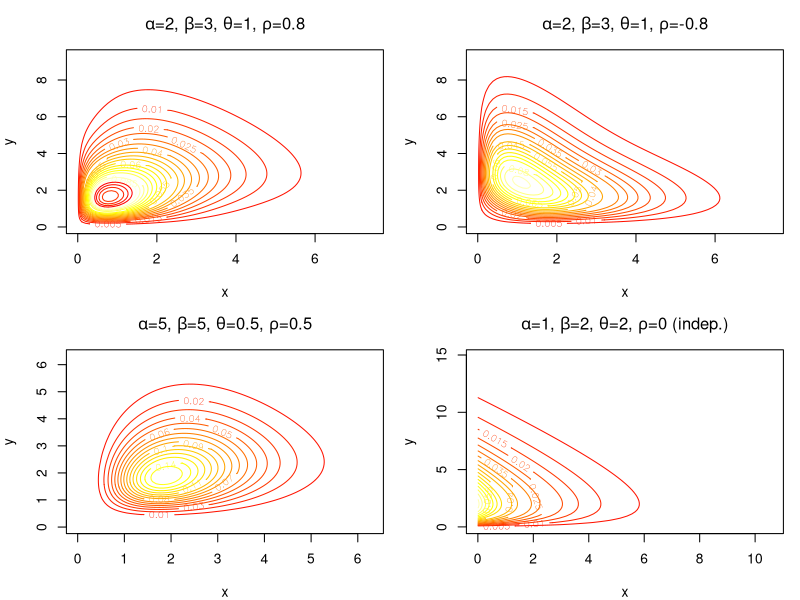
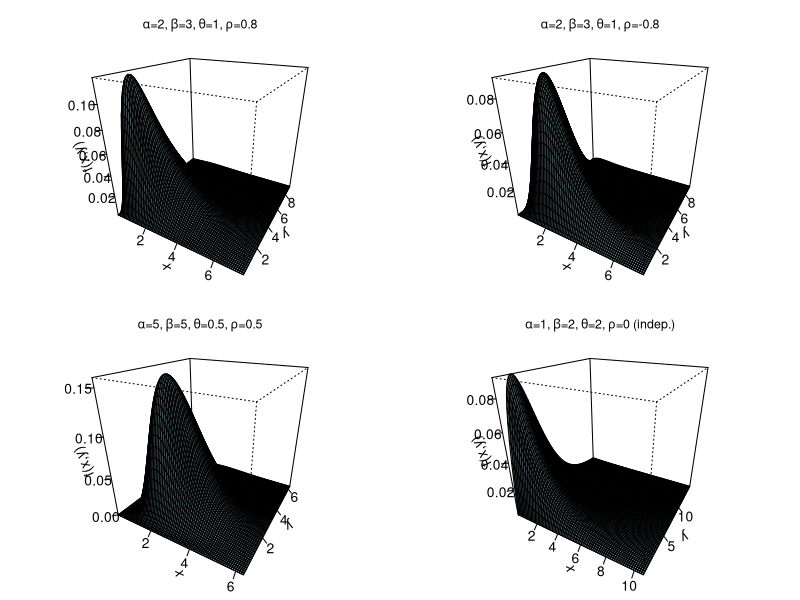
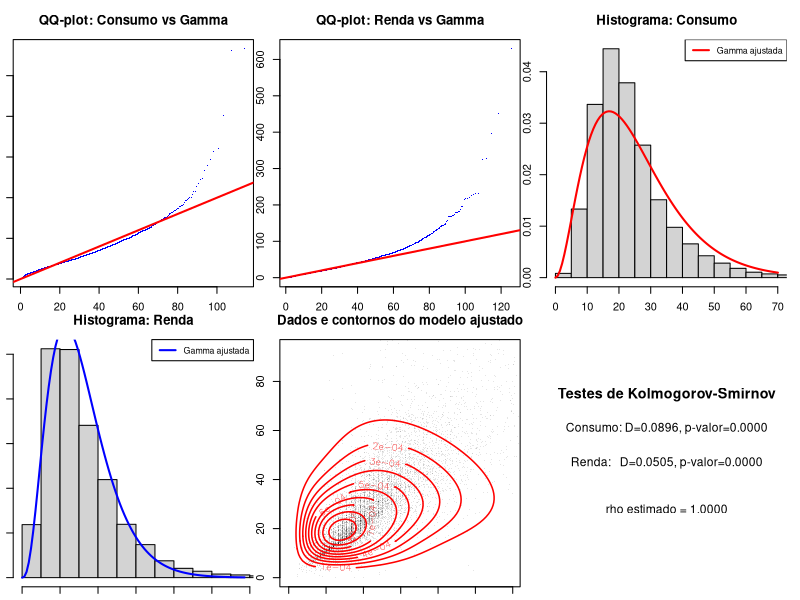
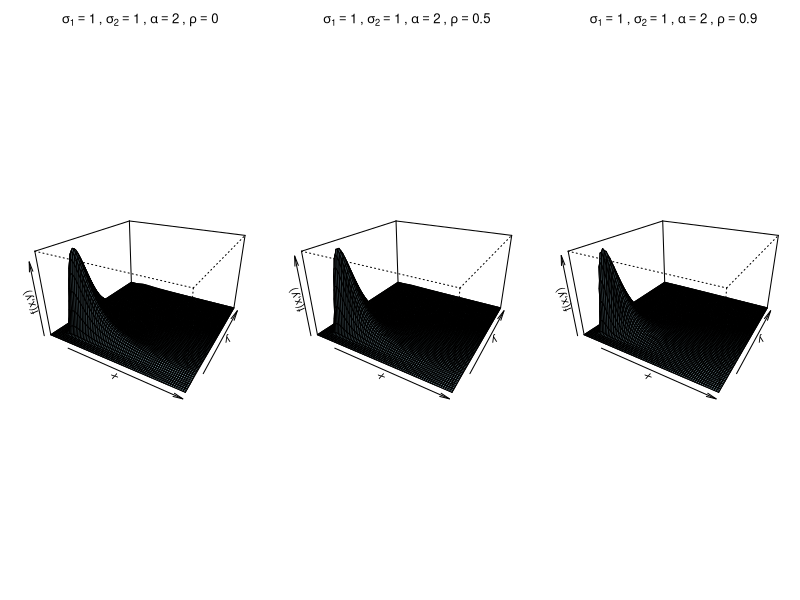
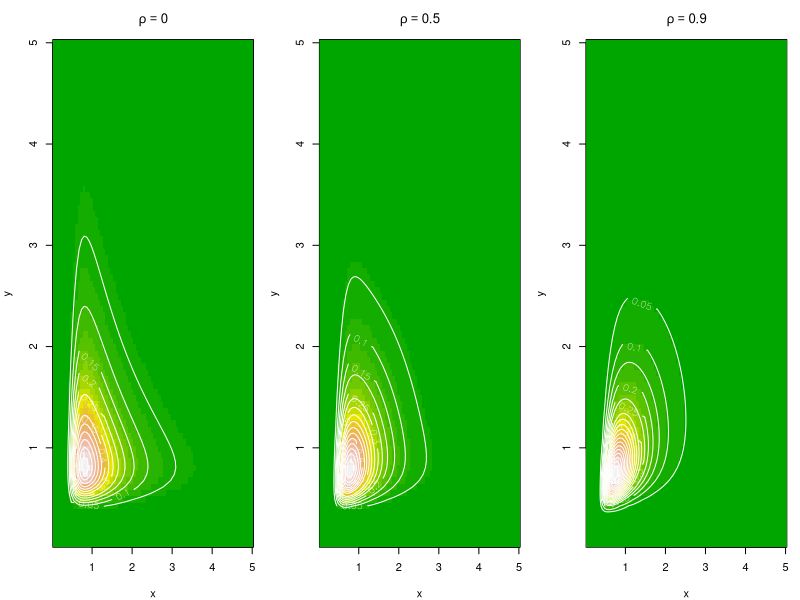
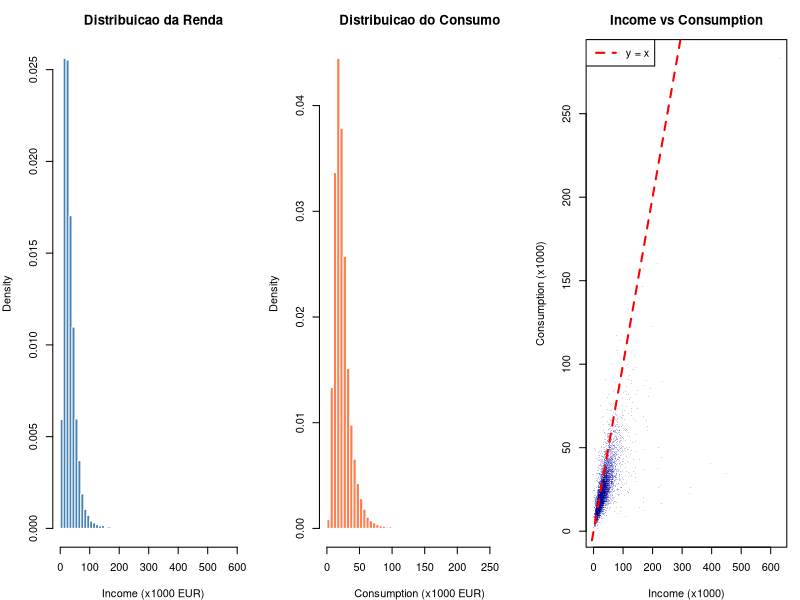
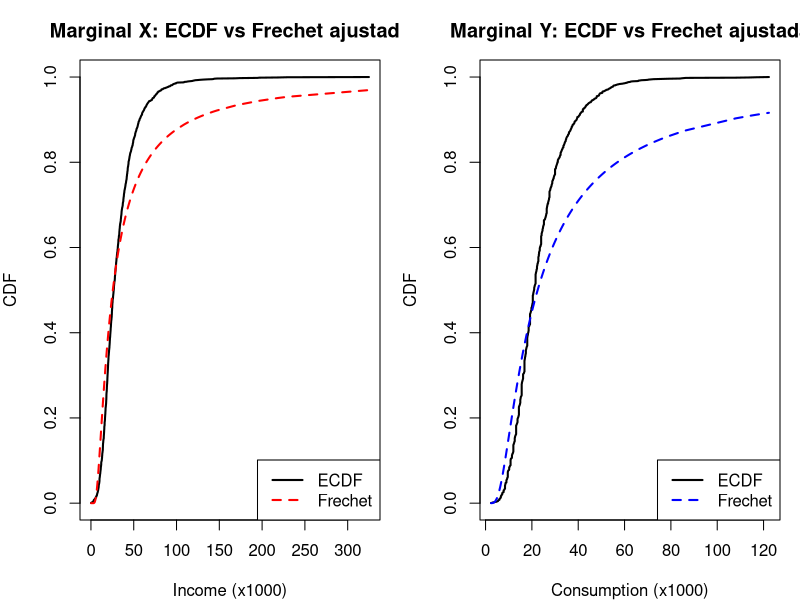
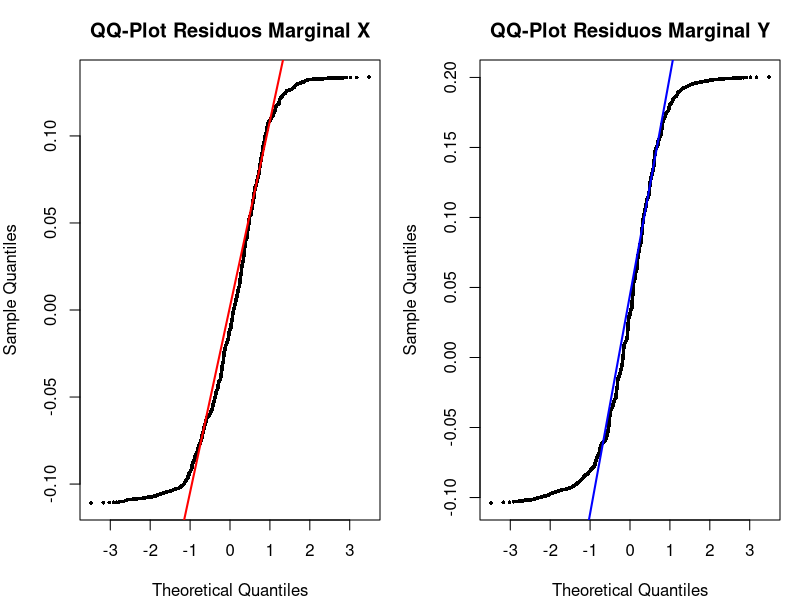

The R script that drew these images, in order:
## ---- chunk 1
Sys.setlocale("LC_ALL", "pt_BR.UTF-8")
knitr::opts_chunk$set(
  echo = TRUE,
  message = FALSE,
  warning = FALSE,
  fig.align = "center"
)
## ---- chunk 2
# --- Funções do modelo ---

# CDF bivariada
cdf_morgenstern <- function(x, y, alpha, beta, theta, rho) {
  u <- pgamma(x, shape = alpha, rate = 1/theta)
  v <- pgamma(y, shape = beta, rate = 1/theta)
  u * v * (1 + rho * (1 - u) * (1 - v))
}

# PDF bivariada
pdf_morgenstern <- function(x, y, alpha, beta, theta, rho) {
  fx <- dgamma(x, shape = alpha, rate = 1/theta)
  fy <- dgamma(y, shape = beta, rate = 1/theta)
  Fx <- pgamma(x, shape = alpha, rate = 1/theta)
  Fy <- pgamma(y, shape = beta, rate = 1/theta)
  fx * fy * (1 + rho * (1 - 2 * Fx) * (1 - 2 * Fy))
}
## ---- chunk 3
# --- Plots da PDF bivariada ---

# Configuração de grade
n_grid <- 80

# Parâmetros de exemplo
params_list <- list(
  list(alpha = 2, beta = 3, theta = 1, rho = 0.8, title = expression(paste(alpha, "=2, ", beta, "=3, ", theta, "=1, ", rho, "=0.8"))),
  list(alpha = 2, beta = 3, theta = 1, rho = -0.8, title = expression(paste(alpha, "=2, ", beta, "=3, ", theta, "=1, ", rho, "=-0.8"))),
  list(alpha = 5, beta = 5, theta = 0.5, rho = 0.5, title = expression(paste(alpha, "=5, ", beta, "=5, ", theta, "=0.5, ", rho, "=0.5"))),
  list(alpha = 1, beta = 2, theta = 2, rho = 0, title = expression(paste(alpha, "=1, ", beta, "=2, ", theta, "=2, ", rho, "=0 (indep.)")))
)

# Plot: contornos da PDF bivariada
par(mfrow = c(2, 2), mar = c(4, 4, 3, 1))

for (p in params_list) {
  xmax <- qgamma(0.995, shape = p$alpha, rate = 1/p$theta)
  ymax <- qgamma(0.995, shape = p$beta, rate = 1/p$theta)
  
  x_seq <- seq(0.01, xmax, length.out = n_grid)
  y_seq <- seq(0.01, ymax, length.out = n_grid)
  
  z_mat <- outer(x_seq, y_seq, function(x, y) {
    mapply(pdf_morgenstern, x, y,
           MoreArgs = list(alpha = p$alpha, beta = p$beta,
                           theta = p$theta, rho = p$rho))
  })
  
  contour(x_seq, y_seq, z_mat, nlevels = 20,
          xlab = "x", ylab = "y",
          main = p$title, col = heat.colors(20))
  title(sub = "Contornos da PDF bivariada", cex.sub = 0.8)
}

## ---- chunk 4
# Plot 3D (perspectiva)
par(mfrow = c(2, 2), mar = c(1, 1, 3, 1))

for (p in params_list) {
  xmax <- qgamma(0.995, shape = p$alpha, rate = 1/p$theta)
  ymax <- qgamma(0.995, shape = p$beta, rate = 1/p$theta)
  
  x_seq <- seq(0.01, xmax, length.out = n_grid)
  y_seq <- seq(0.01, ymax, length.out = n_grid)
  
  z_mat <- outer(x_seq, y_seq, function(x, y) {
    mapply(pdf_morgenstern, x, y,
           MoreArgs = list(alpha = p$alpha, beta = p$beta,
                           theta = p$theta, rho = p$rho))
  })
  
  persp(x_seq, y_seq, z_mat, theta = 30, phi = 25,
        xlab = "x", ylab = "y", zlab = "f(x,y)",
        main = p$title, col = "lightblue", shade = 0.3,
        ticktype = "detailed", cex.main = 0.9)
}


## ---- chunk 5
# Função de log-verossimilhança negativa
neg_loglik <- function(par, x, y) {
  alpha <- par[1]
  beta  <- par[2]
  theta <- par[3]
  rho   <- par[4]
  
  # Restrições de domínio
  if (alpha <= 0 || beta <= 0 || theta <= 0 || abs(rho) > 1) return(1e10)
  
  fx <- dgamma(x, shape = alpha, rate = 1/theta, log = TRUE)
  fy <- dgamma(y, shape = beta, rate = 1/theta, log = TRUE)
  Fx <- pgamma(x, shape = alpha, rate = 1/theta)
  Fy <- pgamma(y, shape = beta, rate = 1/theta)
  
  copula_term <- 1 + rho * (1 - 2 * Fx) * (1 - 2 * Fy)
  
  # Verificar se o termo da cópula é positivo (condição de densidade)
  if (any(copula_term <= 0)) return(1e10)
  
  ll <- sum(fx + fy + log(copula_term))
  return(-ll)
}

# Reparametrização para otimização irrestrita (método BFGS)
# alpha = exp(phi1), beta = exp(phi2), theta = exp(phi3), rho = tanh(phi4)
neg_loglik_repar <- function(phi, x, y) {
  par <- c(exp(phi[1]), exp(phi[2]), exp(phi[3]), tanh(phi[4]))
  neg_loglik(par, x, y)
}

# Função para estimar com múltiplas estratégias
fit_morgenstern <- function(x, y, verbose = TRUE) {
  
  # Valores iniciais baseados nos momentos marginais
  mean_x <- mean(x); var_x <- var(x)
  mean_y <- mean(y); var_y <- var(y)
  
  theta0 <- (var_x / mean_x + var_y / mean_y) / 2
  alpha0 <- mean_x / theta0
  beta0  <- mean_y / theta0
  rho0   <- 0.1 * sign(cor(x, y))
  
  par0 <- c(alpha0, beta0, theta0, rho0)
  
  results <- list()
  
  # --- Estratégia 1: Nelder-Mead ---
  t1 <- system.time({
    fit1 <- tryCatch(
      optim(par0, neg_loglik, x = x, y = y, method = "Nelder-Mead",
            control = list(maxit = 10000, reltol = 1e-10)),
      error = function(e) NULL
    )
  })
  if (!is.null(fit1)) {
    results[["Nelder-Mead"]] <- list(
      par = fit1$par, loglik = -fit1$value,
      convergence = fit1$convergence, time = t1["elapsed"]
    )
  }
  
  # --- Estratégia 2: L-BFGS-B (com box constraints) ---
  t2 <- system.time({
    fit2 <- tryCatch(
      optim(par0, neg_loglik, x = x, y = y, method = "L-BFGS-B",
            lower = c(1e-4, 1e-4, 1e-4, -0.999),
            upper = c(Inf, Inf, Inf, 0.999),
            control = list(maxit = 10000)),
      error = function(e) NULL
    )
  })
  if (!is.null(fit2)) {
    results[["L-BFGS-B"]] <- list(
      par = fit2$par, loglik = -fit2$value,
      convergence = fit2$convergence, time = t2["elapsed"]
    )
  }
  
  # --- Estratégia 3: BFGS com reparametrização ---
  phi0 <- c(log(alpha0), log(beta0), log(theta0), atanh(max(-0.99, min(0.99, rho0))))
  
  t3 <- system.time({
    fit3 <- tryCatch(
      optim(phi0, neg_loglik_repar, x = x, y = y, method = "BFGS",
            control = list(maxit = 10000, reltol = 1e-10)),
      error = function(e) NULL
    )
  })
  if (!is.null(fit3)) {
    par3 <- c(exp(fit3$par[1]), exp(fit3$par[2]), exp(fit3$par[3]), tanh(fit3$par[4]))
    results[["BFGS-repar"]] <- list(
      par = par3, loglik = -fit3$value,
      convergence = fit3$convergence, time = t3["elapsed"]
    )
  }
  
  # Comparação
  if (verbose) {
    cat("\n=== Comparação de Estratégias de Otimização ===\n")
    cat(sprintf("%-15s %-40s %-15s %-10s %-10s\n",
                "Método", "Parâmetros (alpha, beta, theta, rho)",
                "log-lik", "Conv.", "Tempo(s)"))
    cat(paste(rep("-", 90), collapse = ""), "\n")
    for (name in names(results)) {
      r <- results[[name]]
      cat(sprintf("%-15s (%.4f, %.4f, %.4f, %.4f) %15.4f %5d %10.4f\n",
                  name, r$par[1], r$par[2], r$par[3], r$par[4],
                  r$loglik, r$convergence, r$time))
    }
  }
  
  # Retornar o melhor resultado
  best <- which.max(sapply(results, function(r) r$loglik))
  return(list(best = results[[best]], all = results, best_method = names(results)[best]))
}
## ---- chunk 6
# --- Teste com dados simulados para validar ---
set.seed(42)
n_sim <- 500
alpha_true <- 3; beta_true <- 2; theta_true <- 1; rho_true <- 0.6

# Geração via cópula FGM (algoritmo do slide 13)
u2_sim <- runif(n_sim)
v_sim  <- runif(n_sim)
a_sim  <- rho_true * (1 - 2 * u2_sim)
# Inversa condicional (slide 16)
u1_sim <- ((1 + a_sim) - sqrt((1 + a_sim)^2 - 4 * a_sim * v_sim)) / (2 * a_sim)
# Tratar caso rho = 0 (a = 0)
u1_sim[a_sim == 0] <- v_sim[a_sim == 0]

x_sim <- qgamma(u1_sim, shape = alpha_true, rate = 1/theta_true)
y_sim <- qgamma(u2_sim, shape = beta_true, rate = 1/theta_true)
## ---- chunk 7
cat("\n--- Validação com dados simulados ---\n")
cat(sprintf("Parâmetros verdadeiros: alpha=%.1f, beta=%.1f, theta=%.1f, rho=%.1f\n",
            alpha_true, beta_true, theta_true, rho_true))
## ---- chunk 8
fit_sim <- fit_morgenstern(x_sim, y_sim)
## ---- chunk 9
cat(sprintf("Melhor método: %s\n", fit_sim$best_method))
## ---- chunk 10
# Carregar dados
rfam  <- read.csv("rfam08.csv")    # Y = renda
risfam <- read.csv("risfam08.csv") # C = consumo

# Merge pelo identificador da família
dados <- merge(rfam[, c("nquest", "Y")], risfam[, c("nquest", "C")], by = "nquest")
colnames(dados) <- c("nquest", "income", "consumption")

# Remover entradas com valores negativos ou nulos
dados <- dados[dados$income > 0 & dados$consumption > 0, ]
## ---- chunk 11
cat(sprintf("Número de famílias após limpeza: %d\n", nrow(dados)))
## ---- chunk 12
# Estatísticas descritivas
cat("\n--- Estatísticas descritivas ---\n")
cat(sprintf("Renda:    min=%.2f, mediana=%.2f, média=%.2f, max=%.2f, sd=%.2f\n",
            min(dados$income), median(dados$income), mean(dados$income),
            max(dados$income), sd(dados$income)))
cat(sprintf("Consumo:  min=%.2f, mediana=%.2f, média=%.2f, max=%.2f, sd=%.2f\n",
            min(dados$consumption), median(dados$consumption), mean(dados$consumption),
            max(dados$consumption), sd(dados$consumption)))
cat(sprintf("Correlação de Pearson: %.4f\n", cor(dados$income, dados$consumption)))
## ---- chunk 13
# Escalonar os dados para evitar problemas numéricos (dividir por 1000)
x_data <- dados$consumption / 1000
y_data <- dados$income / 1000
## ---- chunk 14
cat("\nDados escalados (/ 1000):\n")
cat(sprintf("Consumo/1000: média=%.4f, sd=%.4f\n", mean(x_data), sd(x_data)))
cat(sprintf("Renda/1000:   média=%.4f, sd=%.4f\n", mean(y_data), sd(y_data)))
## ---- chunk 15
# Ajuste do modelo FGM-Gamma
cat("\n--- Ajustando modelo de Morgenstern bivariado com marginais Gamma ---\n")
## ---- chunk 16
fit_data <- fit_morgenstern(x_data, y_data)

# Parâmetros estimados
par_hat <- fit_data$best$par
alpha_hat <- par_hat[1]
beta_hat  <- par_hat[2]
theta_hat <- par_hat[3]
rho_hat   <- par_hat[4]
## ---- chunk 17
cat(sprintf("\nParâmetros estimados (melhor método: %s):\n", fit_data$best_method))
cat(sprintf("  alpha = %.6f\n", alpha_hat))
cat(sprintf("  beta  = %.6f\n", beta_hat))
cat(sprintf("  theta = %.6f\n", theta_hat))
cat(sprintf("  rho   = %.6f\n", rho_hat))
cat(sprintf("  log-verossimilhança = %.4f\n", fit_data$best$loglik))
## ---- chunk 18
# --- Critérios de informação ---
n <- nrow(dados)
k <- 4  # número de parâmetros
ll_max <- fit_data$best$loglik

AIC_val <- -2 * ll_max + 2 * k
BIC_val <- -2 * ll_max + k * log(n)
## ---- chunk 19
cat("\n--- Critérios de Informação ---\n")
cat(sprintf("  AIC = %.4f\n", AIC_val))
cat(sprintf("  BIC = %.4f\n", BIC_val))
## ---- chunk 20
# --- Análise da qualidade do ajuste ---

# 1) Verificação das marginais: QQ-plot contra Gamma ajustada
par(mfrow = c(2, 3))

# QQ-plot marginal X (consumo)
q_x <- sort(x_data)
p_x <- (1:n) / (n + 1)
q_x_theo <- qgamma(p_x, shape = alpha_hat, rate = 1/theta_hat)
plot(q_x_theo, q_x, pch = ".", col = "blue",
     xlab = "Quantis teóricos Gamma", ylab = "Quantis amostrais",
     main = "QQ-plot: Consumo vs Gamma")
abline(0, 1, col = "red", lwd = 2)

# QQ-plot marginal Y (renda)
q_y <- sort(y_data)
q_y_theo <- qgamma(p_x, shape = beta_hat, rate = 1/theta_hat)
plot(q_y_theo, q_y, pch = ".", col = "blue",
     xlab = "Quantis teóricos Gamma", ylab = "Quantis amostrais",
     main = "QQ-plot: Renda vs Gamma")
abline(0, 1, col = "red", lwd = 2)

# 2) Histograma marginal do consumo com densidade ajustada
hist(x_data, breaks = 60, prob = TRUE, col = "lightgray",
     main = "Histograma: Consumo", xlab = "Consumo/1000", xlim = c(0, quantile(x_data, 0.99)))
curve(dgamma(x, shape = alpha_hat, rate = 1/theta_hat), add = TRUE, col = "red", lwd = 2)
legend("topright", "Gamma ajustada", col = "red", lwd = 2, cex = 0.8)

# 3) Histograma marginal da renda com densidade ajustada
hist(y_data, breaks = 60, prob = TRUE, col = "lightgray",
     main = "Histograma: Renda", xlab = "Renda/1000", xlim = c(0, quantile(y_data, 0.99)))
curve(dgamma(x, shape = beta_hat, rate = 1/theta_hat), add = TRUE, col = "blue", lwd = 2)
legend("topright", "Gamma ajustada", col = "blue", lwd = 2, cex = 0.8)

# 4) Scatterplot com contornos do modelo ajustado
x_range <- seq(0.01, quantile(x_data, 0.98), length.out = 80)
y_range <- seq(0.01, quantile(y_data, 0.98), length.out = 80)

z_fit <- outer(x_range, y_range, function(x, y) {
  mapply(pdf_morgenstern, x, y,
         MoreArgs = list(alpha = alpha_hat, beta = beta_hat,
                         theta = theta_hat, rho = rho_hat))
})

plot(x_data, y_data, pch = ".", col = rgb(0, 0, 0, 0.1),
     xlab = "Consumo/1000", ylab = "Renda/1000",
     main = "Dados e contornos do modelo ajustado",
     xlim = range(x_range), ylim = range(y_range))
contour(x_range, y_range, z_fit, nlevels = 15, add = TRUE, col = "red", lwd = 1.5)

# 5) CDF empírica bivariada vs teórica (avaliada em pontos da grade)
# Teste de Kolmogorov-Smirnov para cada marginal
ks_x <- ks.test(x_data, "pgamma", shape = alpha_hat, rate = 1/theta_hat)
ks_y <- ks.test(y_data, "pgamma", shape = beta_hat, rate = 1/theta_hat)

plot.new()
plot.window(xlim = c(0, 1), ylim = c(0, 1))
text(0.5, 0.8, "Testes de Kolmogorov-Smirnov", cex = 1.3, font = 2)
text(0.5, 0.65, sprintf("Consumo: D=%.4f, p-valor=%.4f", ks_x$statistic, ks_x$p.value), cex = 1.1)
text(0.5, 0.50, sprintf("Renda:   D=%.4f, p-valor=%.4f", ks_y$statistic, ks_y$p.value), cex = 1.1)
text(0.5, 0.30, sprintf("rho estimado = %.4f", rho_hat), cex = 1.1)

## ---- chunk 21
# CDF bivariada Frechet
CDF_frechet <- function(x, y, s1, s2, alpha, rho) {
  a <- (x / s1)^alpha
  b <- (y / s2)^alpha
  exp(-1/a - 1/b + rho / (a + b))
}

# CDF marginal Frechet
CDF_marginal <- function(x, sigma, alpha) {
  exp(-(x / sigma)^(-alpha))
}
## ---- chunk 22
# Densidade analitica
density_frechet <- function(x, y, s1, s2, alpha, rho) {
  a <- (x / s1)^alpha
  b <- (y / s2)^alpha
  S <- a + b
  
  g     <- -1/a - 1/b + rho / S
  g_x   <- (alpha / x) * (1/a - rho * a / S^2)
  g_y   <- (alpha / y) * (1/b - rho * b / S^2)
  g_xy  <- 2 * rho * alpha^2 * a * b / (x * y * S^3)
  
  Fval <- exp(g)
  fval <- Fval * (g_xy + g_x * g_y)
  fval <- ifelse(fval < 0 | is.na(fval), 0, fval)
  return(fval)
}

# Verificacao numerica
density_frechet_num <- function(x, y, s1, s2, alpha, rho, h = 1e-5) {
  (CDF_frechet(x+h, y+h, s1, s2, alpha, rho) -
   CDF_frechet(x+h, y,   s1, s2, alpha, rho) -
   CDF_frechet(x,   y+h, s1, s2, alpha, rho) +
   CDF_frechet(x,   y,   s1, s2, alpha, rho)) / h^2
}

# Teste de consistencia
cat("Verificacao: analitica vs numerica\n")
pts <- data.frame(x = c(1, 2, 0.5), y = c(1, 3, 1.5))
for (i in 1:nrow(pts)) {
  fa <- density_frechet(pts$x[i], pts$y[i], 1, 1, 2, 0.5)
  fn <- density_frechet_num(pts$x[i], pts$y[i], 1, 1, 2, 0.5)
  cat(sprintf("  (%g,%g): analitica=%.6f, numerica=%.6f, diff=%.2e\n",
              pts$x[i], pts$y[i], fa, fn, abs(fa - fn)))
}
## ---- chunk 23
x_vals <- seq(0.05, 5, length.out = 80)
y_vals <- seq(0.05, 5, length.out = 80)

par(mfrow = c(1, 3), mar = c(2, 2, 3, 1))
for (rho_val in c(0, 0.5, 0.9)) {
  z <- outer(x_vals, y_vals, Vectorize(function(x, y)
    density_frechet(x, y, 1, 1, 2, rho_val)))
  
  persp(x_vals, y_vals, z,
        theta = 30, phi = 25, expand = 0.6,
        col = "lightblue", shade = 0.4,
        xlab = "x", ylab = "y", zlab = "f(x,y)",
        main = bquote(sigma[1] == 1 ~ "," ~ sigma[2] == 1 ~ "," ~ alpha == 2 ~ "," ~ rho == .(rho_val)),
        cex.main = 1.2)
}
## ---- chunk 24
par(mfrow = c(1, 3), mar = c(4, 4, 3, 1))
for (rho_val in c(0, 0.5, 0.9)) {
  z <- outer(x_vals, y_vals, Vectorize(function(x, y)
    density_frechet(x, y, 1, 1, 2, rho_val)))
  
  image(x_vals, y_vals, z, col = terrain.colors(20),
        xlab = "x", ylab = "y",
        main = bquote(rho == .(rho_val)))
  contour(x_vals, y_vals, z, nlevels = 20, add = TRUE, col = "white")
}
## ---- chunk 25
# Log-verossimilhanca (vetorizada)
loglik_frechet <- function(par, x_data, y_data) {
  s1 <- par[1]; s2 <- par[2]; alpha <- par[3]; rho <- par[4]
  if (s1 <= 0 || s2 <= 0 || alpha <= 0 || rho < 0 || rho >= 1) return(-1e15)
  
  a <- (x_data / s1)^alpha
  b <- (y_data / s2)^alpha
  S <- a + b
  
  g    <- -1/a - 1/b + rho / S
  g_x  <- (alpha / x_data) * (1/a - rho * a / S^2)
  g_y  <- (alpha / y_data) * (1/b - rho * b / S^2)
  g_xy <- 2 * rho * alpha^2 * a * b / (x_data * y_data * S^3)
  
  kernel <- g_xy + g_x * g_y
  if (any(kernel <= 0, na.rm = TRUE)) return(-1e15)
  
  ll <- sum(g + log(kernel))
  if (is.na(ll) || is.infinite(ll)) return(-1e15)
  return(ll)
}

# Funcao de ajuste com multiplos pontos iniciais
fit_frechet_biv <- function(x_data, y_data, n_starts = 5) {
  starts_list <- list(
    c(median(x_data), median(y_data), 1.0, 0.3),
    c(mean(x_data),   mean(y_data),   0.5, 0.5),
    c(sd(x_data),     sd(y_data),     2.0, 0.1),
    c(quantile(x_data, 0.75), quantile(y_data, 0.75), 1.5, 0.4),
    c(median(x_data)*0.5, median(y_data)*0.5, 0.8, 0.2)
  )
  
  best <- list(value = Inf)
  
  for (st in starts_list) {
    # L-BFGS-B
    res <- tryCatch(
      optim(st, function(p) -loglik_frechet(p, x_data, y_data),
            method = "L-BFGS-B",
            lower = c(1e-3, 1e-3, 1e-3, 0),
            upper = c(Inf, Inf, 20, 0.999),
            control = list(maxit = 5000)),
      error = function(e) NULL)
    if (!is.null(res) && res$value < best$value) best <- res
    
    # Nelder-Mead
    res2 <- tryCatch(
      optim(st, function(p) -loglik_frechet(p, x_data, y_data),
            method = "Nelder-Mead",
            control = list(maxit = 10000)),
      error = function(e) NULL)
    if (!is.null(res2) && res2$value < best$value &&
        all(res2$par[1:3] > 0) && res2$par[4] >= 0 && res2$par[4] < 1)
      best <- res2
  }
  
  k <- 4; n <- length(x_data)
  ll <- -best$value
  list(par = best$par,
       loglik = ll,
       AIC = -2*ll + 2*k,
       BIC = -2*ll + k*log(n),
       convergence = best$convergence)
}
## ---- chunk 26
rfam08   <- read.csv("rfam08.csv")
risfam08 <- read.csv("risfam08.csv")

rfam08$Y   <- as.numeric(rfam08$Y)
risfam08$C <- as.numeric(risfam08$C)

names(rfam08)[names(rfam08) == "Y"] <- "Y_fam"
dfam <- merge(rfam08, risfam08, by = "nquest")

# Remover valores negativos/zero
dfam2 <- dfam[dfam$C > 0 & dfam$Y > 0, ]
income      <- dfam2$Y
consumption <- dfam2$C

cat("Familias (dados limpos):", length(income), "\n")
cat("Correlacao linear:", round(cor(income, consumption), 4), "\n")
cat("Prop. income > consumption:", round(sum(income > consumption)/length(income), 4), "\n")

# Escalar por 1000
inc  <- income / 1000
cons <- consumption / 1000
## ---- chunk 27
par(mfrow = c(1, 3))

hist(inc, breaks = 50, probability = TRUE,
     main = "Distribuicao da Renda", xlab = "Income (x1000 EUR)",
     col = "steelblue", border = "white")

hist(cons, breaks = 50, probability = TRUE,
     main = "Distribuicao do Consumo", xlab = "Consumption (x1000 EUR)",
     col = "coral", border = "white")

plot(inc, cons, pch = ".", col = rgb(0, 0, 0.6, 0.2),
     xlab = "Income (x1000)", ylab = "Consumption (x1000)",
     main = "Income vs Consumption")
abline(0, 1, col = "red", lty = 2, lwd = 2)
legend("topleft", "y = x", lty = 2, col = "red", lwd = 2)
## ---- chunk 28
library(e1071)
summary_tbl <- data.frame(
  Estatistica = c("Min", "Q1", "Mediana", "Media", "Q3", "Max", "DP",
                  "Assimetria", "Curtose"),
  Income = round(c(summary(inc), sd(inc), skewness(inc), kurtosis(inc)), 3),
  Consumption = round(c(summary(cons), sd(cons), skewness(cons), kurtosis(cons)), 3)
)
knitr::kable(summary_tbl, caption = "Estatisticas descritivas (x1000 EUR)")
## ---- chunk 29
# Subamostra para velocidade
set.seed(42)
n_sub <- min(2000, length(inc))
idx <- sample(length(inc), n_sub)
x_sub <- inc[idx]
y_sub <- cons[idx]

cat("Ajustando Modelo 1 com", n_sub, "observacoes...\n")
fit_i <- fit_frechet_biv(x_sub, y_sub)

cat("\n--- Resultados: Modelo 1 ---\n")
cat("  sigma_1 =", round(fit_i$par[1], 4), "\n")
cat("  sigma_2 =", round(fit_i$par[2], 4), "\n")
cat("  alpha   =", round(fit_i$par[3], 4), "\n")
cat("  rho     =", round(fit_i$par[4], 4), "\n")
cat("  Log-lik =", round(fit_i$loglik, 2), "\n")
cat("  AIC     =", round(fit_i$AIC, 2), "\n")
cat("  BIC     =", round(fit_i$BIC, 2), "\n")
## ---- chunk 30
s1_e <- fit_i$par[1]; s2_e <- fit_i$par[2]
a_e  <- fit_i$par[3]; rho_e <- fit_i$par[4]

par(mfrow = c(1, 2))

# Marginal X
x_sort <- sort(x_sub)
F_emp_x <- (1:length(x_sort)) / length(x_sort)
F_teo_x <- CDF_marginal(x_sort, s1_e, a_e)

plot(x_sort, F_emp_x, type = "l", lwd = 2,
     xlab = "Income (x1000)", ylab = "CDF",
     main = "Marginal X: ECDF vs Frechet ajustada")
lines(x_sort, F_teo_x, col = "red", lwd = 2, lty = 2)
legend("bottomright", c("ECDF", "Frechet"), col = c("black", "red"),
       lty = c(1, 2), lwd = 2)

# Marginal Y
y_sort <- sort(y_sub)
F_emp_y <- (1:length(y_sort)) / length(y_sort)
F_teo_y <- CDF_marginal(y_sort, s2_e, a_e)

plot(y_sort, F_emp_y, type = "l", lwd = 2,
     xlab = "Consumption (x1000)", ylab = "CDF",
     main = "Marginal Y: ECDF vs Frechet ajustada")
lines(y_sort, F_teo_y, col = "blue", lwd = 2, lty = 2)
legend("bottomright", c("ECDF", "Frechet"), col = c("black", "blue"),
       lty = c(1, 2), lwd = 2)
## ---- chunk 31
par(mfrow = c(1, 2))

res_x <- F_emp_x - F_teo_x
qqnorm(res_x, main = "QQ-Plot Residuos Marginal X", pch = 16, cex = 0.5)
qqline(res_x, col = "red", lwd = 2)

res_y <- F_emp_y - F_teo_y
qqnorm(res_y, main = "QQ-Plot Residuos Marginal Y", pch = 16, cex = 0.5)
qqline(res_y, col = "blue", lwd = 2)
## ---- chunk 32
density_gumbel_W <- function(w1, w2, sigma, rho) {
  density_frechet(w1, w2, s1 = 1, s2 = 1, alpha = 1/sigma, rho = rho)
}
## ---- chunk 33
w_vals <- seq(0.05, 5, length.out = 80)
par(mfrow = c(1, 3), mar = c(2, 2, 3, 1))

for (rho_val in c(0, 0.5, 0.9)) {
  z <- outer(w_vals, w_vals, Vectorize(function(w1, w2)
    density_gumbel_W(w1, w2, sigma = 0.5, rho = rho_val)))
  z[z < 0 | is.na(z)] <- 0
  
  persp(w_vals, w_vals, z,
        theta = 30, phi = 25, expand = 0.6,
        col = "lightyellow", shade = 0.4,
        xlab = "w1", ylab = "w2", zlab = "f(w1,w2)",
        main = bquote(sigma == 0.5 ~ "," ~ rho == .(rho_val)),
        cex.main = 1.2)
}
## ---- chunk 34
par(mfrow = c(1, 3), mar = c(4, 4, 3, 1))
for (rho_val in c(0, 0.5, 0.9)) {
  z <- outer(w_vals, w_vals, Vectorize(function(w1, w2)
    density_gumbel_W(w1, w2, sigma = 0.5, rho = rho_val)))
  z[z < 0 | is.na(z)] <- 0
  
  image(w_vals, w_vals, z, col = heat.colors(20),
        xlab = "w1", ylab = "w2",
        main = bquote(sigma == 0.5 ~ "," ~ rho == .(rho_val)))
  contour(w_vals, w_vals, z, nlevels = 20, add = TRUE, col = "white")
}
## ---- chunk 35
loglik_gumbel_W <- function(par, w1_data, w2_data) {
  sigma <- par[1]; rho <- par[2]
  if (sigma <= 0 || rho < 0 || rho >= 1) return(-1e15)
  loglik_frechet(c(1, 1, 1/sigma, rho), w1_data, w2_data)
}

fit_gumbel_W <- function(w1_data, w2_data) {
  starts_list <- list(
    c(0.5, 0.3), c(1.0, 0.5), c(2.0, 0.1),
    c(0.3, 0.7), c(1.5, 0.4), c(0.1, 0.2),
    c(3.0, 0.3), c(5.0, 0.5)
  )
  
  best <- list(value = Inf)
  
  for (st in starts_list) {
    res <- tryCatch(
      optim(st, function(p) -loglik_gumbel_W(p, w1_data, w2_data),
            method = "L-BFGS-B",
            lower = c(1e-4, 0), upper = c(50, 0.999),
            control = list(maxit = 5000)),
      error = function(e) NULL)
    if (!is.null(res) && res$value < best$value) best <- res
    
    res2 <- tryCatch(
      optim(st, function(p) -loglik_gumbel_W(p, w1_data, w2_data),
            method = "Nelder-Mead",
            control = list(maxit = 10000)),
      error = function(e) NULL)
    if (!is.null(res2) && res2$value < best$value &&
        res2$par[1] > 0 && res2$par[2] >= 0 && res2$par[2] < 1)
      best <- res2
  }
  
  k <- 2; n <- length(w1_data)
  ll <- -best$value
  list(par = best$par,
       loglik = ll,
       AIC = -2*ll + 2*k,
       BIC = -2*ll + k*log(n),
       convergence = best$convergence)
}
## ---- chunk 36
cat("Ajustando Modelo 2 com", n_sub, "observacoes...\n")
fit_ii <- fit_gumbel_W(x_sub, y_sub)

cat("\n--- Resultados: Modelo 2 ---\n")
cat("  sigma   =", round(fit_ii$par[1], 4), "\n")
cat("  rho     =", round(fit_ii$par[2], 4), "\n")
cat("  (equiv: alpha = 1/sigma =", round(1/fit_ii$par[1], 4), ")\n")
cat("  Log-lik =", round(fit_ii$loglik, 2), "\n")
cat("  AIC     =", round(fit_ii$AIC, 2), "\n")
cat("  BIC     =", round(fit_ii$BIC, 2), "\n")
## ---- chunk 37
copula_frechet <- function(u1, u2, rho) {
  if (u1 <= 0 || u2 <= 0 || u1 >= 1 || u2 >= 1) return(0)
  l1 <- log(u1); l2 <- log(u2)
  u1 * u2 * exp(rho * l1 * l2 / (l1 + l2))
}

# Densidade da copula (numerica)
copula_density <- function(u1, u2, rho, h = 1e-5) {
  (copula_frechet(u1+h, u2+h, rho) - copula_frechet(u1+h, u2, rho) -
   copula_frechet(u1, u2+h, rho)   + copula_frechet(u1, u2, rho)) / h^2
}

u_vals <- seq(0.01, 0.99, length.out = 60)
par(mfrow = c(1, 3), mar = c(4, 4, 3, 1))

for (rho_val in c(0, 0.5, 0.9)) {
  z_cop <- outer(u_vals, u_vals, Vectorize(function(u1, u2)
    copula_density(u1, u2, rho_val)))
  z_cop <- pmin(pmax(z_cop, 0), 10)
  
  image(u_vals, u_vals, z_cop,
        col = hcl.colors(20, "YlOrRd", rev = TRUE),
        xlab = expression(u[1]), ylab = expression(u[2]),
        main = bquote("Dens. Copula:" ~ rho == .(rho_val)))
  contour(u_vals, u_vals, z_cop, nlevels = 20, add = TRUE, col = "white")
}
## ---- chunk 38
# Derivada parcial dC/du2 (CDF condicional de U1 dado U2)
cond_CDF_U1_dado_U2 <- function(u1, u2, rho) {
  if (u1 <= 0 || u2 <= 0 || u1 >= 1 || u2 >= 1) return(0)
  l1 <- log(u1); l2 <- log(u2)
  S  <- l1 + l2
  
  base <- u1 * exp(rho * l1 * l2 / S)
  deriv_part <- 1 + rho * l1 / S - rho * l1 * l2 / S^2
  
  return(base * deriv_part)
}

# Verificacao: para rho=0, deve ser u1 (independencia)
cat("Teste rho=0: F(0.3|0.7) =", cond_CDF_U1_dado_U2(0.3, 0.7, 0),
    "(esperado: 0.3)\n")
cat("Teste rho=0: F(0.8|0.2) =", cond_CDF_U1_dado_U2(0.8, 0.2, 0),
    "(esperado: 0.8)\n")
## ---- chunk 39
# Inversa da marginal Frechet
qfrechet <- function(u, sigma, alpha) {
  sigma * (-log(u))^(-1/alpha)
}

# Geracao de amostra bivariada Frechet
rgenfrechet <- function(n, s1, s2, alpha, rho) {
  X <- numeric(n)
  Y <- numeric(n)
  
  for (i in 1:n) {
    u2 <- runif(1)
    v  <- runif(1)
    
    # Inverter F_{U1|U2}(u1) = v numericamente via uniroot
    u1 <- tryCatch({
      uniroot(function(u1) cond_CDF_U1_dado_U2(u1, u2, rho) - v,
              interval = c(1e-10, 1 - 1e-10),
              tol = 1e-8)$root
    }, error = function(e) runif(1))  # fallback
    
    X[i] <- qfrechet(u1, s1, alpha)
    Y[i] <- qfrechet(u2, s2, alpha)
  }
  data.frame(X = X, Y = Y)
}

# Gerar amostras para diferentes valores de rho
set.seed(123)
n_sim <- 500

par(mfrow = c(1, 3), mar = c(4, 4, 3, 1))
for (rho_val in c(0, 0.5, 0.9)) {
  sim <- rgenfrechet(n_sim, s1 = 1, s2 = 1, alpha = 2, rho = rho_val)
  
  plot(sim$X, sim$Y, pch = 16, cex = 0.5,
       col = rgb(0.2, 0.2, 0.8, 0.5),
       xlab = "X", ylab = "Y",
       xlim = c(0, 6), ylim = c(0, 6),
       main = bquote("Amostra simulada:" ~ rho == .(rho_val)))
  abline(0, 1, col = "red", lty = 2)
}
## ---- chunk 40
comp <- data.frame(
  Criterio = c("Num. parametros", "Log-verossimilhanca", "AIC", "BIC"),
  Modelo_i  = c(4, round(fit_i$loglik, 2), round(fit_i$AIC, 2), round(fit_i$BIC, 2)),
  Modelo_ii = c(2, round(fit_ii$loglik, 2), round(fit_ii$AIC, 2), round(fit_ii$BIC, 2))
)
knitr::kable(comp, col.names = c("Criterio", "Modelo 1", "Modelo 2"),
             caption = "Comparacao dos modelos ajustados",
             align = "lrr")
## ---- chunk 41
if (fit_i$AIC < fit_ii$AIC) {
  cat("**Conclusao:** O Modelo 1 e preferido tanto pelo AIC quanto pelo BIC. ",
      "Isso ocorre porque as escalas $\\sigma_1$ e $\\sigma_2$ separadas permitem ",
      "acomodar o fato de que renda e consumo possuem distribuicoes marginais com ",
      "escalas diferentes. O Modelo 2, ao forcar $\\sigma_1 = \\sigma_2 = 1$, ",
      "perde flexibilidade nas marginais.\n")
} else {
  cat("**Conclusao:** O Modelo 2, mais parcimonioso, e preferido.\n")
}
## ---- chunk 42
sessionInfo()
